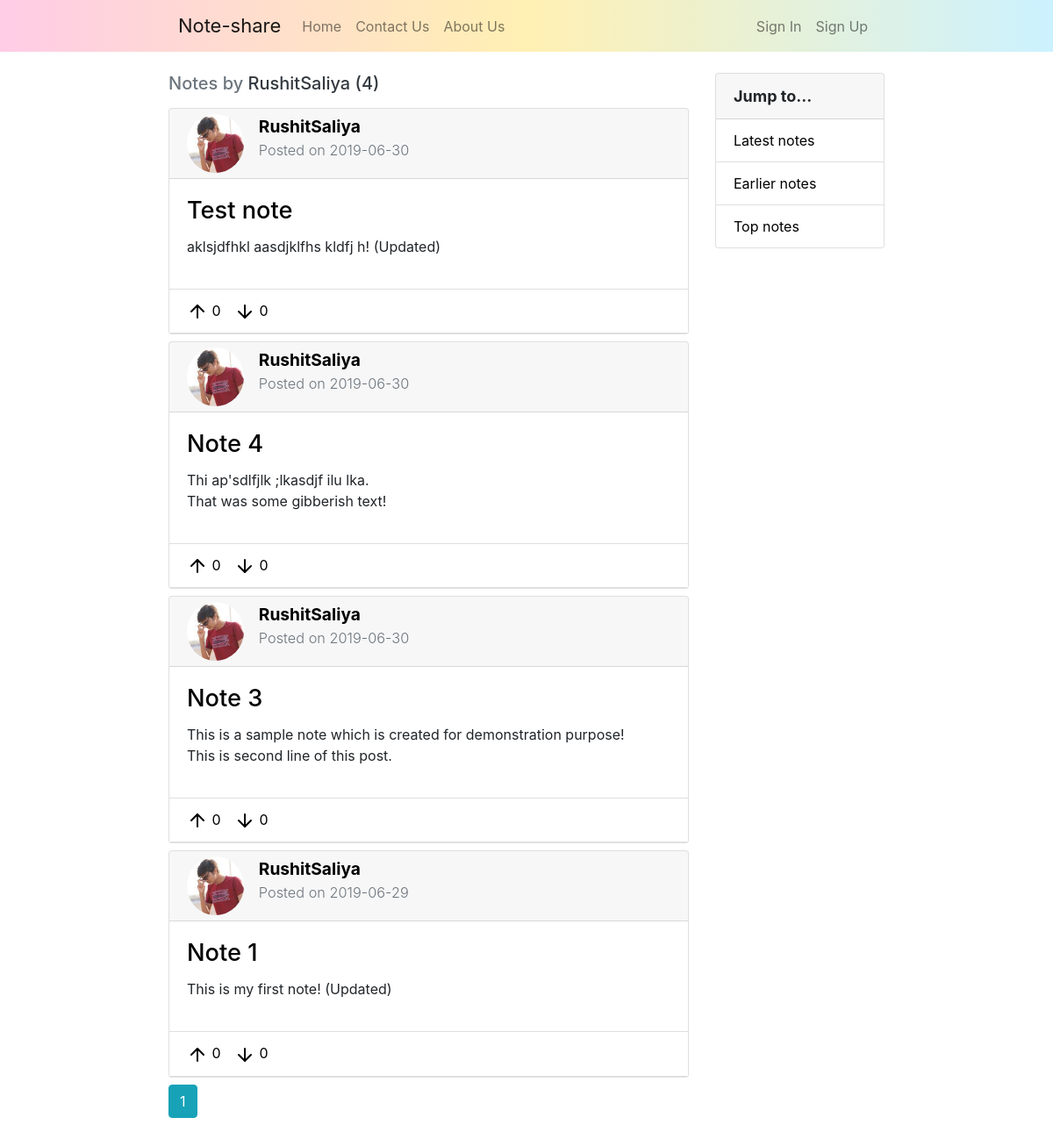
The app's page /user/RushitSaliya with its own data.
### noteshare/models.py (models this page shows, shortened)
class User(db.Model, UserMixin):
    id = db.Column(db.Integer, primary_key=True)
    username = db.Column(db.String(20), unique=True, nullable=False)
    email = db.Column(db.String(100), unique=True, nullable=False)
    image_file = db.Column(db.String(20), nullable=False, default='default.jpg')
    password = db.Column(db.String(50), nullable=False)
    notes = db.relationship('Note', backref='author', lazy=True)

class Note(db.Model):
    id = db.Column(db.Integer, primary_key=True)
    title = db.Column(db.String(100), nullable=False)
    date_posted = db.Column(db.DateTime, nullable=False, default=datetime.utcnow)
    content = db.Column(db.Text, nullable=False)
    content_image = db.Column(db.String(20), nullable=True)
    ups = db.Column(db.Integer, nullable=False, default=0)
    downs = db.Column(db.Integer, nullable=False, default=0)
    user_id = db.Column(db.Integer, db.ForeignKey('user.id'), nullable=False)

### noteshare/routes.py (the view)
@app.route('/user/<string:username>')
def user_notes(username):
    page = request.args.get('page', 1, type=int)
    user = User.query.filter_by(username=username).first_or_404()
    notes = Note.query.filter_by(author=user).order_by(Note.date_posted.desc()).paginate(page=page, per_page=5)
    return render_template('user_notes.html', title=user.username, notes=notes, user=user)

### noteshare/templates/user_notes.html
{% extends "layout.html" %}
{% block content %}
    <div class="col-md-8 col-pl-16">
        <h5 class="text-muted mb-3">Notes by <span class="text-dark">{{ user.username }} ({{ notes.total }})</span></h5>
        {% for note in notes.items %}
            <div class="card mb-md-2">
                <div class="card-header card-custom-header">
                    <a class="anchor-note-update" href="{{ url_for('user_notes', username=note.author.username) }}">
                        <div class="row">
                            <div class="col-md-2 pr-md-0">
                                <div class="note-header">
                                    <img class="rounded-circle note-author-img" src="{{ url_for('static', filename='Profile-pictures/' + note.author.image_file) }}" alt="Author's Profile-photo">
                                </div>
                            </div>
                            <div class="col-md-10 pl-md-0">
                                <div class="note-header">
                                    <strong>{{ note.author.username }}</strong><br/>
                                    <div  class="text-muted" style="font-size: 85%;">
                                        Posted on {{ note.date_posted.strftime('%Y-%m-%d') }}
                                    </div>
                                </div>
                            </div>
                        </div>
                    </a>
                </div>
                <div class="card-body">
                    <a class="anchor-note-update" href="{{ url_for('note', note_id=note.id) }}">
                        <h5 class="card-title note-title">{{ note.title }}</h5>
                    </a>
                    <p style="white-space: pre-line;">{{ note.content }}</p>
                </div>
                <div class="card-header note-action">
                    <a class="note-action-btn" href="#"><img src="{{ url_for('static', filename='Icons/arrow-up.svg') }}" alt="Like"> 0 </a>
                    <a class="note-action-btn" href="#"><img src="{{ url_for('static', filename='Icons/arrow-down.svg') }}" alt="Dislike"> 0 </a>
                </div>
            </div>
        {% endfor %}
        {% for page_num in notes.iter_pages(left_edge=1, right_edge=1, left_current=1, right_current=2) %}
            {% if page_num %}
                {% if notes.page == page_num %}
                    <a class="btn btn-info mb-4" href="{{ url_for('user_notes', username=user.username, page=page_num) }}">{{ page_num }}</a>
                {% else %}
                    <a class="btn btn-outline-info mb-4" href="{{ url_for('user_notes', username=user.username, page=page_num) }}">{{ page_num }}</a>
                {% endif %}
            {% else %}
                ...
            {% endif %}
        {% endfor %}
    </div>
    <div class="col-md-4 col-pr-16">
        <div class="card">
                <div class="card-header" style="font-size: 18px;"><strong>Jump to...</strong></div>
                <ul class="list-group list-group-flush">
                    <li class="list-group-item"><a href="#" class="sidebar-link">Latest notes</a></li>
                    <li class="list-group-item"><a href="#" class="sidebar-link">Earlier notes</a></li>
                    <li class="list-group-item"><a href="#" class="sidebar-link">Top notes</a></li>
                </ul>
        </div>
    </div>
{% endblock content %}

### noteshare/templates/layout.html (shortened to what this page needs)
<!DOCTYPE html>
<html>
    <head>
        <link rel="stylesheet" type="text/css" href="{{ url_for('static', filename='Bootstrap-4/css/bootstrap-grid.min.css') }}">
        <link rel="stylesheet" type="text/css" href="{{ url_for('static', filename='Bootstrap-4/css/bootstrap.min.css') }}">
        <link rel="stylesheet" type="text/css" href="{{ url_for('static', filename='stylesheet.css') }}">
    </head>
    <body>
        <div class="container-fluid">
            <div class="row">
                <nav class="navbar navbar-expand-md navbar-light bg-light">
                    <a class="navbar-brand margin-left" href="{{ url_for('home') }}">Note-share</a>
                    <div class="navbar-collapse collapse w-100 order-1 order-md-0 dual-collapse2">
                        <ul class="navbar-nav mr-auto">
                            <li class="nav-item">
                                <a class="nav-link" href="{{ url_for('home') }}">Home</a>
                            </li>
                            <li class="nav-item">
                                <a class="nav-link" href="#">Contact Us</a>
                            </li>
                            <li class="nav-item">
                                <a class="nav-link" href="#">About Us</a>
                            </li>
                        </ul>
                    </div>
                    <div class="navbar-collapse collapse w-100 order-3 dual-collapse2 margin-right">
                        <ul class="navbar-nav ml-auto">
                            {% if current_user.is_authenticated %}
                            <li class="nav-item">
                                    <a class="nav-link" href="{{ url_for('new_note') }}">New Note</a>
                                </li>
                                <li class="nav-item">
                                    <a class="nav-link" href="{{ url_for('account') }}">Account</a>
                                </li>
                                <li class="nav-item">
                                    <a class="nav-link" href="{{ url_for('logout') }}">Logout</a>
                                </li>
                            {% else %}
                                <li class="nav-item">
                                    <a class="nav-link" href="{{ url_for('login') }}">Sign In</a>
                                </li>
                                <li class="nav-item">
                                    <a class="nav-link" href="{{ url_for('register') }}">Sign Up</a>
                                </li>
                            {% endif %}
                        </ul>
                    </div>
                </nav>
            </div>
            <div class="row">
                <div class="col-md-8 col-pl-16">
                </div>
                {% block content %}{% endblock %}
            </div>
        </div>
    </body>
</html>

### noteshare/static/stylesheet.css (style rules this page uses)
.navbar.bg-light { width: 100%; background: linear-gradient(to right, #ffcce6, #fff0b3, #ccf2ff)!important; }
.navbar-light .navbar-brand, .navbar-light .navbar-nav .active>.nav-link, .navbar-light .navbar-nav .nav-link:focus { font-size: 16px; }
.navbar-light .navbar-brand { font-size: 22px; }
.navbar-light .margin-left { padding-left: 16%; }
.note-action { border-top: 1px solid rgba(0,0,0,.125); background-color: #fff; }
.card-title { font-size: 16px; }
.note-action-btn, .note-action-btn:hover { margin-right: 2%; text-decoration: none; color: #000; }
.margin-right { padding-right: 16%; }
.col-pl-16 { padding-top: 1%; padding-left: 16%; }
.col-pr-16 { padding-top: 1%; padding-right: 16%; }
.sidebar-link { text-decoration: none; color: #000; }
.card-custom-header { padding-top: 1%; padding-bottom: 1%; }
.note-header { font-size: 120%; font-weight: 350; }
.note-title { font-size: 170%; font-weight: 500; }
.note-author-img { object-fit: cover; height: 80%; width: 80%; }
.anchor-note-update { text-decoration: none; color: #000; }

### records on screen
User: username "RushitSaliya"
Note: image_file (picture), author.username "RushitSaliya", date_posted "2019-06-30", title "Test note", content "aklsjdfhkl aasdjklfhs kldfj h! (Updated)"
Note: image_file (picture), author.username "RushitSaliya", date_posted "2019-06-30", title "Note 4", content "Thi ap'sdlfjlk ;lkasdjf ilu lka. That was some gibberish text!"
Note: image_file (picture), author.username "RushitSaliya", date_posted "2019-06-30", title "Note 3", content "This is a sample note which is created for demonstration purpose! This is second line of this post."
Note: image_file (picture), author.username "RushitSaliya", date_posted "2019-06-29", title "Note 1", content "This is my first note! (Updated)"

### other values on screen
{{ notes.total }} "4"
{{ page_num }} "1"
